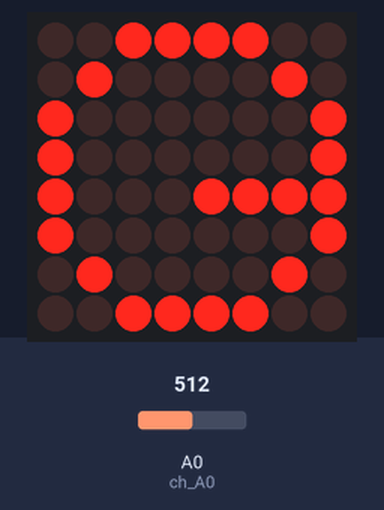
This sketch was run on a simulated Arduino Uno, built with avr-gcc and run on an emulated ATmega328P. Parts: 8×8 LED matrix. The inputs (shaded band) are chosen by the test bench; at power-on: A0 (ch_A0) = 512. What the sketch prints to the serial monitor is not drawn.

Above: at 0.8 s.
At 1.6 s:
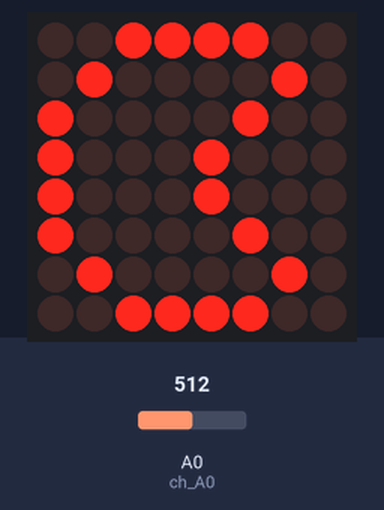

The sketch:

parte_1_pacman.ino
```cpp
/*

   Fundacion Kinal
   Centro educativo tecnico laboral Kinal
   Quinto perito
   Quinto electronica
   Codigo Tecnico: EB5AM
   Curso: Taller de electronica digital y reparacion de computadoras I
   Proyecto: Matriz led
   Dev: Hugo Alexander Reyes Veliz
   Fecha: 18/7/2024
*/


#include <LedControl.h> // Libreria que me permita usar el IC MAX7219 (matriz led)

#define din_matrix 3 // pin3 del arduino conectado al pin DIN de la mtriz de led
#define cs_matrix  2 // pin2 del arduino conectado al pin CS de la mtriz de led
#define clk_matrix 4 // pin4 del arduino conectado al pin CLK de la mtriz de led
#define ch_A0 A0

int valor = 0;
int tiempo_espera;

LedControl PacmanMatrix = LedControl(din_matrix, clk_matrix, cs_matrix,1);

// variables
byte pacman_boca_abierta[8] = {
B00111100,
B01000010,
B10000100,
B10001000,
B10001000,
B10000100,
B01000010,
B00111100
};

byte pacman_boca_cerrada[8] = {
B00111100,
B01000010,
B10000001,
B10000001,
B10001111,
B10000001,
B01000010,
B00111100,

};

void setup(){
 Serial.begin(9600);
 PacmanMatrix.shutdown(0, false);
 PacmanMatrix.setIntensity(0, 15);
 PacmanMatrix.clearDisplay(0);
 Serial.println("uso de la matriz led");


}

void loop(){
 valor = analogRead(ch_A0);
 tiempo_espera = map(valor,0,1023,50,1500);
 Pacmanabierto();
 delay(tiempo_espera);
 Pacmancerrado();
 delay(tiempo_espera);


}


void Pacmanabierto(){
for(int i=0; i<8; i++)
 {
 PacmanMatrix.setRow(0,i,pacman_boca_abierta[i]);
 }
}


void Pacmancerrado(){
for(int i=0; i<8; i++)
 {
 PacmanMatrix.setRow(0,i,pacman_boca_cerrada[i]);
 }
}
```

Measured:
- what the display in image 0 shows lasts 0.8 s, from 0.8 s to 1.6 s
